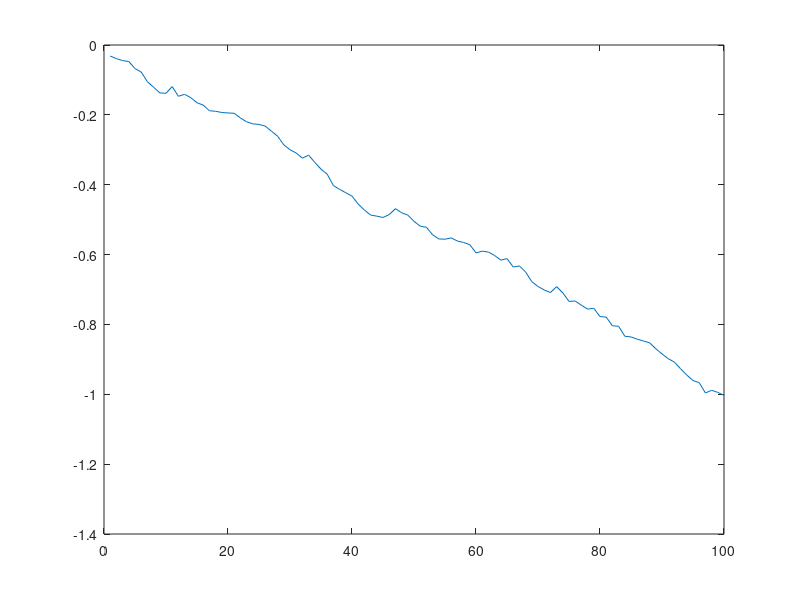

This figure's MATLAB source:
clear
epsilon=-0.005;
total_Nth_turn = zeros(1,100);  %vector which will store the average
                                %winnings each of the 100 coin flips
                                %in each experiment
                                
for loop=1:10000                %repeat experiment 10000 times
    m = 0; 
    runningtotal = zeros(1,100);            %vector to store M, the amount of money in your pocket at each of 100 coin flips
    for flips = 1:100                       %flip a coin 100 time
            outcome = rand;                 
            if outcome < 0.5 + epsilon     
                 m = m +1 ;                 %you win
            else 
                 m = m- 1;                  %you lose
            end
            runningtotal(flips) = m;
    end
    total_Nth_turn = total_Nth_turn + runningtotal;   %compare what happened on this turn with all the other experiments
end 
total_Nth_turn=total_Nth_turn/10000;  
plot(total_Nth_turn)                        %plot what M is on the Nth turn (averaged over 10000 experiments)